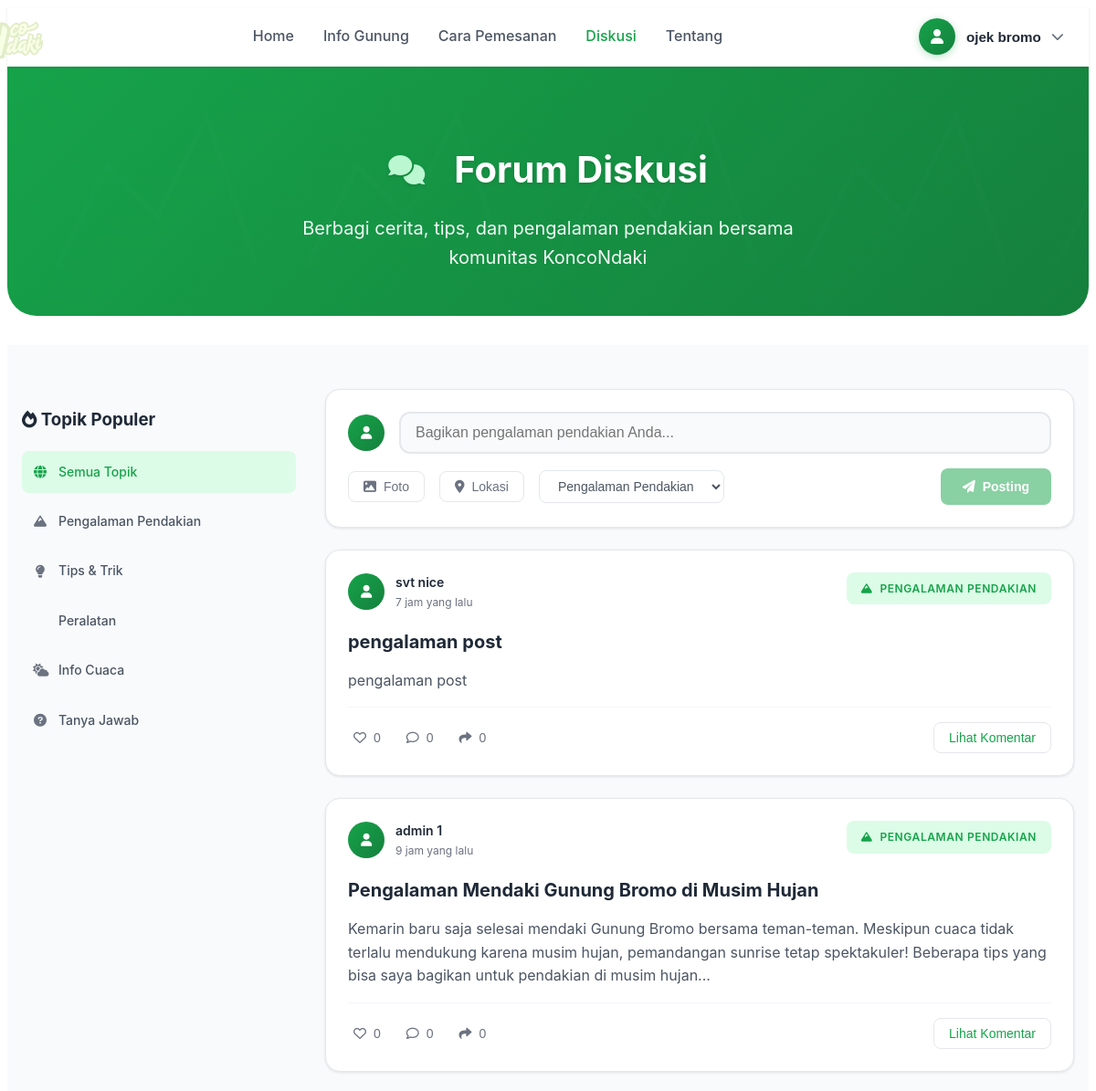
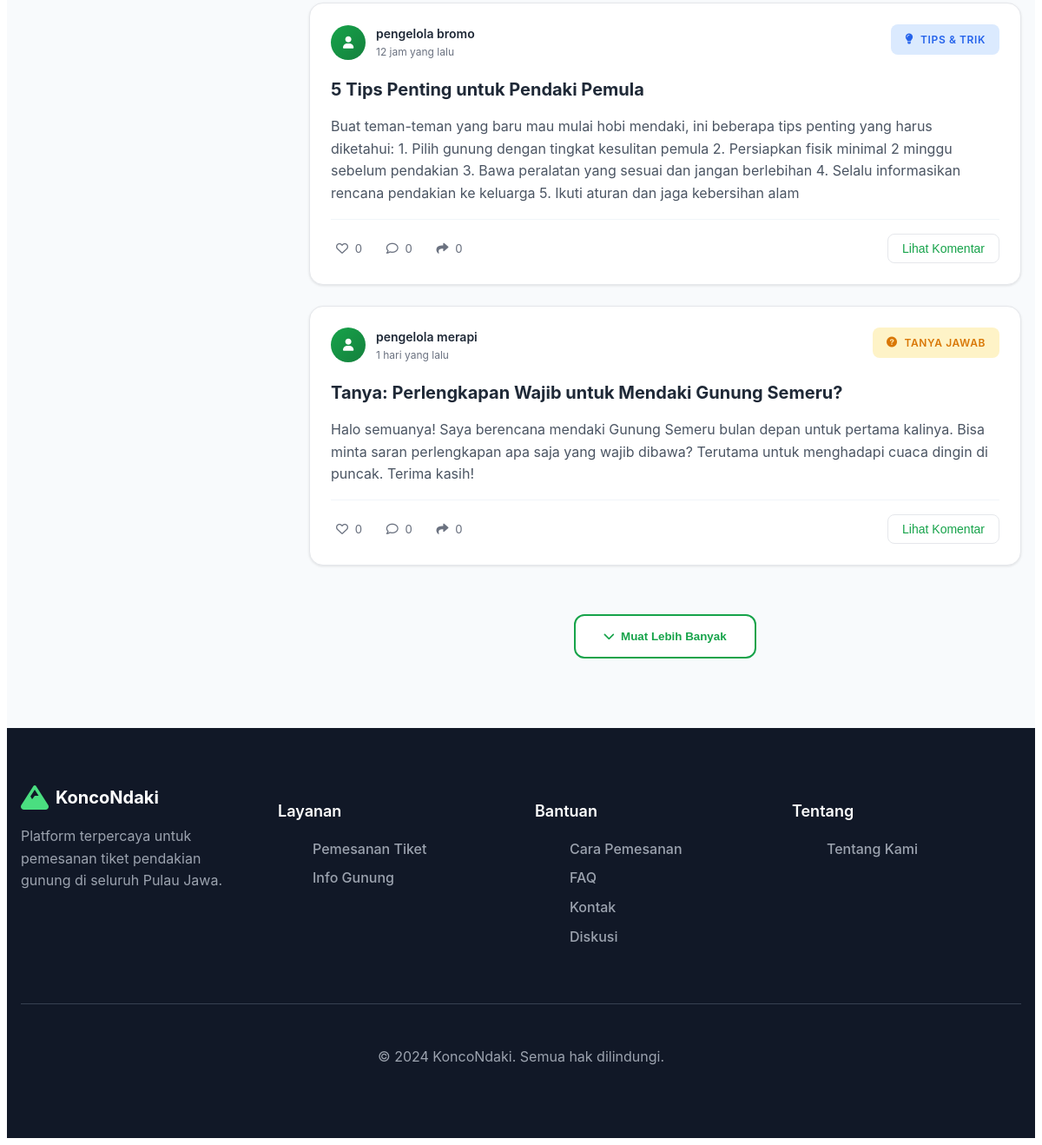
The app's page /diskusi.php (signed in) with its own data (2 pictures, top to bottom).
### tables this page shows
CREATE TABLE `forum_posts` (
  `id` int(11) NOT NULL,
  `user_id` int(11) NOT NULL,
  `title` varchar(255) NOT NULL,
  `content` text NOT NULL,
  `category` enum('pengalaman','tips','peralatan','cuaca','tanya-jawab') NOT NULL DEFAULT 'pengalaman',
  `created_at` timestamp NOT NULL DEFAULT current_timestamp(),
  `updated_at` timestamp NOT NULL DEFAULT current_timestamp() ON UPDATE current_timestamp()
);

CREATE TABLE `users` (
  `id` int(11) NOT NULL,
  `first_name` varchar(100) NOT NULL,
  `last_name` varchar(100) NOT NULL,
  `email` varchar(255) NOT NULL,
  `phone` varchar(20) NOT NULL,
  `password` varchar(255) NOT NULL,
  `role` enum('pendaki','porter','guide','ojek','admin','basecamp','pengelola_gunung') NOT NULL DEFAULT 'pendaki',
  `gunung_bertugas_id` int(11) DEFAULT NULL,
  `gunung_id` int(11) DEFAULT NULL,
  `created_at` datetime NOT NULL,
  `updated_at` timestamp NOT NULL DEFAULT current_timestamp() ON UPDATE current_timestamp(),
  `profile_picture` varchar(255) DEFAULT NULL
);

### diskusi.php (the view, shortened to what this page needs)
<?php
require_once 'config/database.php';
try {
    $stmt = $pdo->prepare("
        SELECT fp.*, u.first_name, u.last_name, u.email,
               COALESCE(l.like_count, 0) as like_count,
               COALESCE(c.comment_count, 0) as comment_count,
               DATE_FORMAT(fp.created_at, '%d/%m/%Y %H:%i') as formatted_date,
               CASE
                   WHEN fp.created_at >= DATE_SUB(NOW(), INTERVAL 1 HOUR) THEN 'Baru saja'
                   WHEN fp.created_at >= DATE_SUB(NOW(), INTERVAL 1 DAY) THEN CONCAT(TIMESTAMPDIFF(HOUR, fp.created_at, NOW()), ' jam yang lalu')
                   ELSE CONCAT(TIMESTAMPDIFF(DAY, fp.created_at, NOW()), ' hari yang lalu')
               END as time_ago
        FROM forum_posts fp
        JOIN users u ON fp.user_id = u.id
        LEFT JOIN (
            SELECT post_id, COUNT(*) as like_count
            FROM forum_likes
            GROUP BY post_id
        ) l ON fp.id = l.post_id
        LEFT JOIN (
            SELECT post_id, COUNT(*) as comment_count
            FROM forum_comments
            GROUP BY post_id
        ) c ON fp.id = c.post_id
        ORDER BY fp.created_at DESC
        LIMIT 10
    ");
    $stmt->execute();
    $initial_posts = $stmt->fetchAll();
} catch (Exception $e) {
    $initial_posts = [];
}
$firstName = $_SESSION['first_name'] ?? 'User';
$lastName = $_SESSION['last_name'] ?? '';
$profilePicture = $_SESSION['profile_picture'] ?? '';
?>
<!DOCTYPE html>
<html lang="id">
<head>
    <link rel="stylesheet" href="styles/style.css">
    <link rel="stylesheet" href="styles/dashboard-styles.css">
    <link rel="stylesheet" href="styles/diskusi.css">
    <link href="https://cdnjs.cloudflare.com/ajax/libs/font-awesome/6.0.0/css/all.min.css" rel="stylesheet">
</head>
<body>
    <nav class="navbar">
        <div class="nav-container">
            <div class="nav-content">
                <div class="logo">
                    <img src="images/logo.png" alt="KoncoNdaki Logo">
                </div>
                <div class="nav-links desktop-nav">
                    <a href="dashboard.php" class="nav-link">Home</a>
                    <a href="info-gunung.php" class="nav-link">Info Gunung</a>
                    <a href="cara-pemesanan.php" class="nav-link">Cara Pemesanan</a>
                    <a href="diskusi.php" class="nav-link active">Diskusi</a>
                    <a href="tentang.php" class="nav-link">Tentang</a>
                </div>
                <div class="user-profile desktop-nav">
                    <div class="profile-dropdown">
                        <button class="profile-btn" id="profileBtn">
                            <div class="profile-avatar">
                                <?php if (!empty($profilePicture)): ?>
                                    <img src="uploads/<?php echo htmlspecialchars($profilePicture); ?>" alt="Foto Profil" class="profile-img">
                                <?php else: ?>
                                    <i class="fas fa-user"></i>
                                <?php endif; ?>
                            </div>
                            <span class="profile-name" id="profileName">
                                <?php echo htmlspecialchars($firstName . ' ' . $lastName); ?>
                            </span>
                            <i class="fas fa-chevron-down profile-arrow"></i>
                        </button>
                    </div>
                </div>
            </div>
        </div>
    </nav>
    <section class="page-header">
        <div class="container">
            <div class="header-content">
                <h1><i class="fas fa-comments"></i> Forum Diskusi</h1>
                <p>Berbagi cerita, tips, dan pengalaman pendakian bersama komunitas KoncoNdaki</p>
            </div>
        </div>
    </section>
    <section class="forum-section">
        <div class="container">
            <div class="forum-layout">
                <div class="forum-sidebar">
                    <div class="sidebar-card">
                        <h3><i class="fas fa-fire"></i> Topik Populer</h3>
                        <div class="popular-topics">
                            <div class="topic-tag active" data-category="all">
                                <i class="fas fa-globe"></i>
                                Semua Topik
                            </div>
                            <div class="topic-tag" data-category="pengalaman">
                                <i class="fas fa-mountain"></i>
                                Pengalaman Pendakian
                            </div>
                            <div class="topic-tag" data-category="tips">
                                <i class="fas fa-lightbulb"></i>
                                Tips & Trik
                            </div>
                            <div class="topic-tag" data-category="peralatan">
                                Peralatan
                            </div>
                            <div class="topic-tag" data-category="cuaca">
                                <i class="fas fa-cloud-sun"></i>
                                Info Cuaca
                            </div>
                            <div class="topic-tag" data-category="tanya-jawab">
                                <i class="fas fa-question-circle"></i>
                                Tanya Jawab
                            </div>
                        </div>
                    </div>
                </div>
                <div class="forum-main">
                    <div class="create-post-card">
                        <div class="create-post-header">
                            <div class="user-avatar">
                                <?php if (!empty($profilePicture)): ?>
                                    <img src="uploads/<?php echo htmlspecialchars($profilePicture); ?>" alt="Foto Profil" class="profile-img">
                                <?php else: ?>
                                    <i class="fas fa-user"></i>
                                <?php endif; ?>
                            </div>
                            <input type="text" placeholder="Bagikan pengalaman pendakian Anda..." id="createPostInput">
                        </div>
                        <div class="create-post-actions">
                            <div class="post-options">
                                <button class="post-option" id="addImageBtn">
                                    <i class="fas fa-image"></i>
                                    Foto
                                </button>
                                <button class="post-option" id="addLocationBtn">
                                    <i class="fas fa-map-marker-alt"></i>
                                    Lokasi
                                </button>
                                <select class="category-select" id="categorySelect">
                                    <option value="pengalaman">Pengalaman Pendakian</option>
                                </select>
                            </div>
                            <button class="btn-post" id="submitPostBtn">
                                <i class="fas fa-paper-plane"></i>
                                Posting
                            </button>
                        </div>
                    </div>
                    <div class="posts-feed" id="postsFeed">
                        <?php if (!empty($initial_posts)): ?>
                            <?php foreach ($initial_posts as $post): ?>
                                <?php
                                $categoryInfo = [
                                    'pengalaman' => ['name' => 'Pengalaman Pendakian', 'icon' => 'fa-mountain', 'class' => 'pengalaman'],
                                    'tips' => ['name' => 'Tips & Trik', 'icon' => 'fa-lightbulb', 'class' => 'tips'],
                                    'peralatan' => ['name' => 'Peralatan', 'icon' => 'fa-backpack', 'class' => 'peralatan'],
                                    'cuaca' => ['name' => 'Info Cuaca', 'icon' => 'fa-cloud-sun', 'class' => 'cuaca'],
                                    'tanya-jawab' => ['name' => 'Tanya Jawab', 'icon' => 'fa-question-circle', 'class' => 'tanya-jawab']
                                ];
                                $category = $categoryInfo[$post['category']] ?? $categoryInfo['pengalaman'];
                                $fullName = htmlspecialchars($post['first_name'] . ' ' . $post['last_name']);
                                ?>
                                <div class="post-card" data-category="<?php echo $post['category']; ?>" data-post-id="<?php echo $post['id']; ?>">
                                    <div class="post-header">
                                        <div class="post-author">
                                            <div class="author-avatar">
                                                <i class="fas fa-user"></i>
                                            </div>
                                            <div class="author-info">
                                                <span class="author-name"><?php echo $fullName; ?></span>
                                                <span class="post-time"><?php echo $post['time_ago']; ?></span>
                                            </div>
                                        </div>
                                        <div class="post-category <?php echo $category['class']; ?>">
                                            <i class="fas <?php echo $category['icon']; ?>"></i>
                                            <?php echo $category['name']; ?>
                                        </div>
                                    </div>
                                    <div class="post-content">
                                        <h3><?php echo htmlspecialchars($post['title']); ?></h3>
                                        <p><?php echo htmlspecialchars($post['content']); ?></p>
                                    </div>
                                    <div class="post-footer">
                                        <div class="post-stats">
                                            <button class="stat-btn like-btn" data-post="<?php echo $post['id']; ?>">
                                                <i class="far fa-heart"></i>
                                                <span><?php echo $post['like_count']; ?></span>
                                            </button>
                                            <button class="stat-btn comment-btn" data-post="<?php echo $post['id']; ?>">
                                                <i class="far fa-comment"></i>
                                                <span><?php echo $post['comment_count']; ?></span>
                                            </button>
                                            <button class="stat-btn share-btn">
                                                <i class="fas fa-share"></i>
                                                <span>0</span>
                                            </button>
                                        </div>
                                        <button class="btn-read-more" onclick="expandPost(<?php echo $post['id']; ?>)">
                                            Lihat Komentar
                                        </button>
                                    </div>
                                </div>
                            <?php endforeach; ?>
                        <?php else: ?>
                            <div class="no-posts">
                                <p>Belum ada postingan. Jadilah yang pertama untuk berbagi!</p>
                            </div>
                        <?php endif; ?>
                    </div>
                    <div class="load-more-section">
                        <button class="btn-load-more" id="loadMoreBtn">
                            <i class="fas fa-chevron-down"></i>
                            Muat Lebih Banyak
                        </button>
                    </div>
                </div>
            </div>
        </div>
    </section>
    <footer class="footer">
        <div class="container">
            <div class="footer-content">
                <div class="footer-section">
                    <div class="footer-logo">
                        <i class="fas fa-mountain"></i>
                        <span>KoncoNdaki</span>
                    </div>
                    <p>Platform terpercaya untuk pemesanan tiket pendakian gunung di seluruh Pulau Jawa.</p>
                </div>
                <div class="footer-section">
                    <h3>Layanan</h3>
                    <ul>
                        <li><a href="cara-pemesanan.php" class="nav-link">Pemesanan Tiket</a></li>
                        <li><a href="info-gunung.php" class="nav-link">Info Gunung</a></li>
                    </ul>
                </div>
                <div class="footer-section">
                    <h3>Bantuan</h3>
                    <ul>
                        <li><a href="cara-pemesanan.php" class="nav-link">Cara Pemesanan</a></li>
                        <li><a href="cara-pemesanan.php" class="nav-link">FAQ</a></li>
                        <li><a href="tentang.php" class="nav-link">Kontak</a></li>
                        <li><a href="diskusi.php" class="nav-link">Diskusi</a></li>
                    </ul>
                </div>
                <div class="footer-section">
                    <h3>Tentang</h3>
                    <ul>
                        <li><a href="tentang.php" class="nav-link">Tentang Kami</a></li>
                    </ul>
                </div>
            </div>
            <div class="footer-bottom">
                <p>&copy; 2024 KoncoNdaki. Semua hak dilindungi.</p>
            </div>
        </div>
    </footer>
</body>
</html>

### records on screen
forum_posts: user.last_name "svt nice", time_ago "7 jam yang lalu", category "PENGALAMAN PENDAKIAN", title "pengalaman post", content "pengalaman post", like_count "0", comment_count "0"
forum_posts: user.last_name "admin 1", time_ago "9 jam yang lalu", category "PENGALAMAN PENDAKIAN", title "Pengalaman Mendaki Gunung Bromo di Musim Hujan", content "Kemarin baru saja selesai mendaki Gunung Bromo bersama teman-teman. Meskipun cuaca tidak terlalu mendukung karena musim hujan, pemandangan sunrise tetap spektakuler! Beberapa tips yang bisa saya bagikan untuk pendakian di musim hujan...", like_count "0", comment_count "0"
forum_posts: user.last_name "pengelola bromo", time_ago "12 jam yang lalu", category "TIPS & TRIK", title "5 Tips Penting untuk Pendaki Pemula", content "Buat teman-teman yang baru mau mulai hobi mendaki, ini beberapa tips penting yang harus diketahui: 1. Pilih gunung dengan tingkat kesulitan pemula 2. Persiapkan fisik minimal 2 minggu sebelum pendakian 3. Bawa peralatan yang sesuai dan jangan berlebihan 4. Selalu informasikan rencana pendakian ke keluarga 5. Ikuti aturan dan jaga kebersihan alam", like_count "0", comment_count "0"
forum_posts: user.last_name "pengelola merapi", time_ago "1 hari yang lalu", category "TANYA JAWAB", title "Tanya: Perlengkapan Wajib untuk Mendaki Gunung Semeru?", content "Halo semuanya! Saya berencana mendaki Gunung Semeru bulan depan untuk pertama kalinya. Bisa minta saran perlengkapan apa saja yang wajib dibawa? Terutama untuk menghadapi cuaca dingin di puncak. Terima kasih!", like_count "0", comment_count "0"

### other values on screen
$firstName . ' ' . $lastName "ojek bromo"
